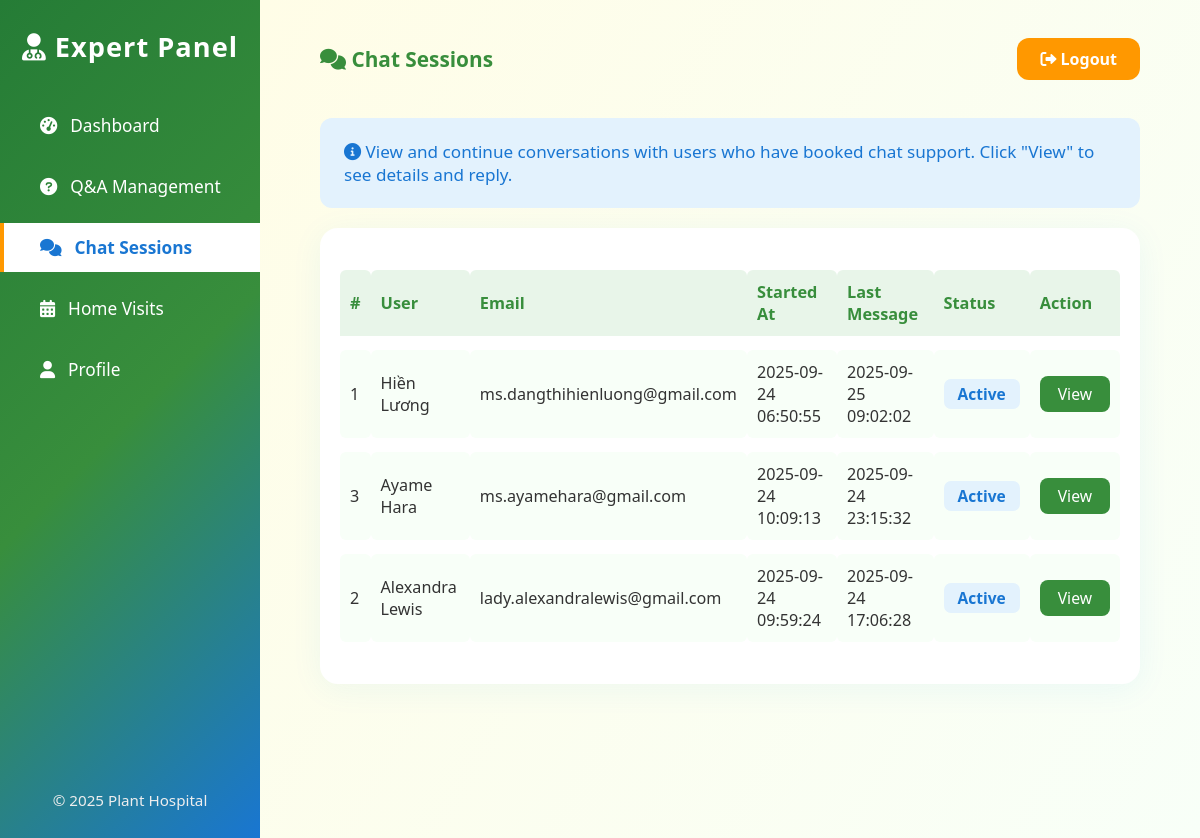
The page /expert/chat-sessions (signed in) on the database as committed earlier.
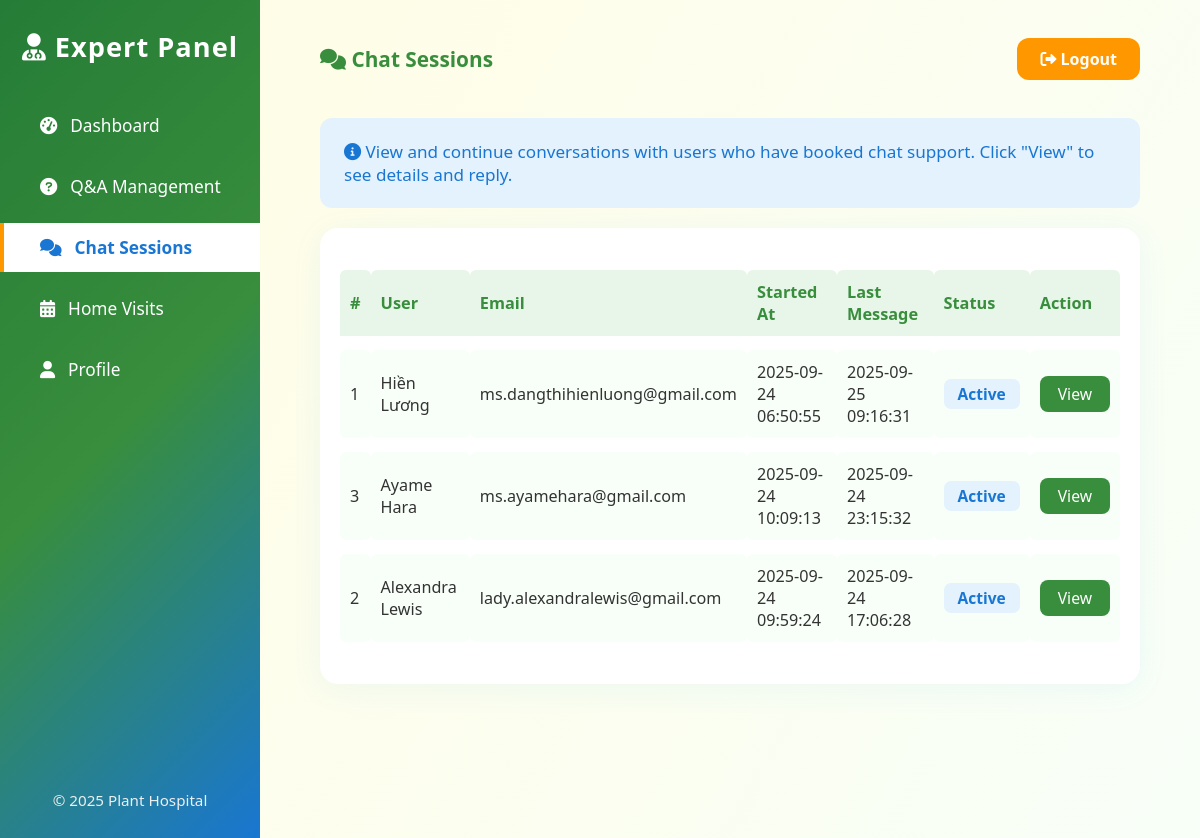
The same page on the database as committed later.
### tables this page shows
CREATE TABLE chat_session (
    id INTEGER PRIMARY KEY AUTOINCREMENT,
    user_id INTEGER NOT NULL,
    expert_id INTEGER NOT NULL,
    started_at TIMESTAMP DEFAULT CURRENT_TIMESTAMP,
    last_message_at TIMESTAMP DEFAULT CURRENT_TIMESTAMP,
    status TEXT DEFAULT 'active',
    FOREIGN KEY(user_id) REFERENCES user(id),
    FOREIGN KEY(expert_id) REFERENCES experts(id)
);

CREATE TABLE user (
  id INTEGER PRIMARY KEY AUTOINCREMENT,
  username TEXT UNIQUE NOT NULL,
  email TEXT UNIQUE NOT NULL,
  password TEXT NOT NULL,
  created_at TIMESTAMP NOT NULL DEFAULT CURRENT_TIMESTAMP
);

### flaskr/expert.py (the view)
@bp.route('/chat-sessions')
@expert_required
def chat_sessions():
    db = get_db()
    expert_id = session.get('expert_id')
    sessions = db.execute(
        '''
        SELECT cs.id, cs.started_at, cs.last_message_at, cs.status, u.username, u.email
        FROM chat_session cs
        JOIN user u ON cs.user_id = u.id
        WHERE cs.expert_id = ?
        ORDER BY cs.last_message_at DESC
        ''',
        (expert_id,)
    ).fetchall()
    return render_template('expert/chat_sessions.html', sessions=sessions)

### flaskr/auth.py (called while the page is built)
@bp.before_app_request
def load_logged_in_user():
    user_id = session.get('user_id')
    if user_id is None:
        g.user = None
    else:
        g.user = get_db().execute(
            'SELECT * FROM user WHERE id = ?', (user_id,)
        ).fetchone()

### flaskr/db.py (called while the page is built)
def get_db():
    if 'db' not in g:
        g.db = sqlite3.connect(
            current_app.config['DATABASE'],
            detect_types=sqlite3.PARSE_DECLTYPES
        )
        g.db.row_factory = sqlite3.Row
    return g.db

### flaskr/expert.py (called while the page is built)
def expert_required(view):
    from functools import wraps
    def wrapped_view(**kwargs):
        if not session.get('is_expert'):
            return redirect(url_for('auth.login_expert'))
        return view(**kwargs)
    return wraps(view)(wrapped_view)

### flaskr/templates/expert/chat_sessions.html (shortened to what this page needs)
<!DOCTYPE html>
<html lang="en">
  <head>
    <link
      rel="stylesheet"
      href="https://cdnjs.cloudflare.com/ajax/libs/font-awesome/6.0.0-beta3/css/all.min.css"
    />
  </head>
  <body>
    <div class="dashboard-container">
      <aside class="sidebar">
        <div class="logo"><i class="fas fa-user-md"></i> Expert Panel</div>
        <nav>
          <a href="{{ url_for('expert_dashboard') }}"
            ><i class="fas fa-tachometer-alt"></i> Dashboard</a
          >
          <a href="{{ url_for('expert.questions') }}"
            ><i class="fas fa-question-circle"></i> Q&A Management</a
          >
          <a href="{{ url_for('expert.chat_sessions') }}" class="active"
            ><i class="fas fa-comments"></i> Chat Sessions</a
          >
          <a href="#"><i class="fas fa-calendar-alt"></i> Home Visits</a>
          <a href="#"><i class="fas fa-user"></i> Profile</a>
        </nav>
        <div class="sidebar-footer">&copy; 2025 Plant Hospital</div>
      </aside>
      <main class="main-content">
        <div class="dashboard-header">
          <div class="welcome">
            <i class="fas fa-comments"></i> Chat Sessions
          </div>
          <a href="{{ url_for('auth.logout') }}" class="logout-btn">
            <i class="fas fa-sign-out-alt"></i> Logout
          </a>
        </div>
        <div class="info-box">
          <i class="fas fa-info-circle"></i>
          View and continue conversations with users who have booked chat
          support. Click "View" to see details and reply.
        </div>
        <div class="table-wrapper">
          <table class="session-table">
            <tr>
              <th>#</th>
              <th>User</th>
              <th>Email</th>
              <th>Started At</th>
              <th>Last Message</th>
              <th>Status</th>
              <th>Action</th>
            </tr>
            {% for s in sessions %}
            <tr>
              <td>{{ s.id }}</td>
              <td>{{ s.username }}</td>
              <td>{{ s.email }}</td>
              <td>{{ s.started_at or '-' }}</td>
              <td>{{ s.last_message_at or '-' }}</td>
              <td>
                <span class="session-status {{ s.status|lower }}">
                  {{ s.status.capitalize() }}
                </span>
              </td>
              <td class="session-action">
                <a
                  href="{{ url_for('expert.chat_session_detail', session_id=s.id) }}"
                  class="btn-detail"
                  >View</a
                >
              </td>
            </tr>
            {% else %}
            <tr>
              <td colspan="7" style="text-align: center; color: #aaa">
                No chat sessions found.
              </td>
            </tr>
            {% endfor %}
          </table>
        </div>
      </main>
    </div>
  </body>
</html>

Rows that differ between the two databases and show on the page:
changed chat_session "Hiền Lương": last_message_at "2025-09-25 09:02:02" → "2025-09-25 09:16:31"
